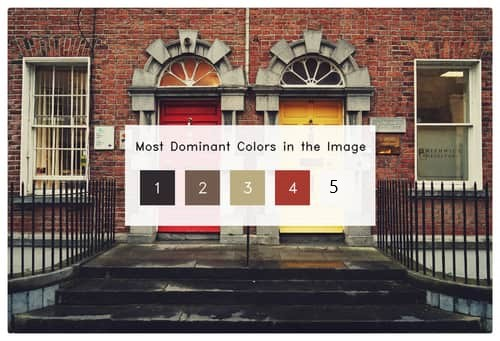
#> input picture Webp.net-resizeimage-1-1.jpg, 500 x 341 px
$ python -i dominant_color.py   (imports and definitions only)
#> lines starting #> are read from the running program, lines starting #| are printed output that depends on the picture; after the words box and inside, x2 and y2 are one past the last pixel; in counts of white or black regions, pixels touching at a corner belong together
import cv2
import numpy as np
import matplotlib.pyplot as plt
from sklearn.cluster import KMeans
import imutils
import warnings

# [1 line not run here, left out]

def dominant_color(imagepath):
#> called with imagepath = '../Webp.net-resizeimage-1-1.jpg'
    clusters = 5 # try changing it

    img = cv2.imread(imagepath)
#> img is the input picture: shape (341, 500, 3); mean B, G, R 105.5, 112.8, 128.5
    org_img = img.copy()


    img = imutils.resize(img,height=200)
#> img: shape (200, 293, 3)

    flat_img = np.reshape(img,(-1,3))

    kmeans = KMeans(n_clusters=clusters,random_state=0)
    kmeans.fit(flat_img)

    dominant_colors = np.array(kmeans.cluster_centers_,dtype='uint')

    percentages = (np.unique(kmeans.labels_,return_counts=True)[1])/flat_img.shape[0]
#> percentages = [0.286, 0.179, 0.238, 0.18, 0.117]
    p_and_c = zip(percentages,dominant_colors)
    p_and_c = sorted(p_and_c,reverse=True)

    block = np.ones((50,50,3),dtype='uint')
    plt.figure(figsize=(12,8))
    for i in range(clusters):
        plt.subplot(1,clusters,i+1)
        block[:] = p_and_c[i][1][::-1] # we have done this to convert bgr(opencv) to rgb(matplotlib)
        plt.imshow(block)
        plt.xticks([])
        plt.yticks([])
        plt.xlabel(str(round(p_and_c[i][0]*100,2))+'%')
        plt.rcParams.update({'font.size': 25})
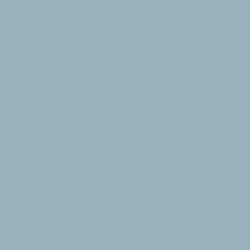
#> block: shape (50, 50, 3) uint64 (shown 5 times larger); mean of channels 0, 1, 2 186, 176, 154; drawn as B, G, R

    plt.savefig('record/my_plot.png')
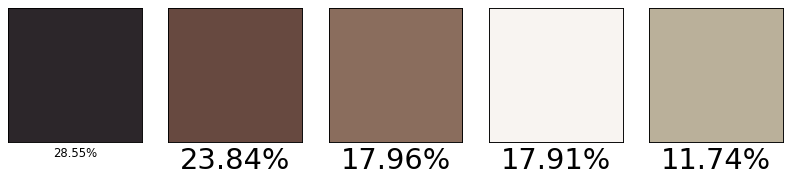
#> figure drawn by matplotlib, 5 panels

    bar = np.ones((50,500,3),dtype='uint')
    plt.figure(figsize=(12,8))
    plt.title('Proportions of colors in the image')
    start = 0
    i = 1
    for p,c in p_and_c:
        end = start+int(p*bar.shape[1])
        if i==clusters:
            bar[:,start:] = c[::-1]
        else:
            bar[:,start:end] = c[::-1]
        start = end
        i+=1
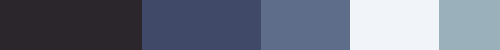
#> bar: shape (50, 500, 3) uint64; mean of channels 0, 1, 2 128.4, 112.5, 105.4; drawn as B, G, R
#> after the loop, i = 6

    plt.imshow(bar)
    plt.xticks([])
    plt.yticks([])
    plt.rcParams.update({'font.size': 25})
    plt.savefig('record/my_plot1.png')
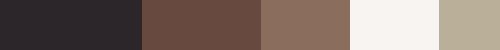
#> shown: shape (50, 500, 3); mean R, G, B 128.4, 112.5, 105.4
    rows = 1000
    cols = int((org_img.shape[0]/org_img.shape[1])*rows)
#> cols = 682
    img = cv2.resize(org_img,dsize=(rows,cols),interpolation=cv2.INTER_LINEAR)
#> img: shape (682, 1000, 3)

    copy = img.copy()
    cv2.rectangle(copy,(rows//2-250,cols//2-90),(rows//2+250,cols//2+110),(255,255,255),-1)
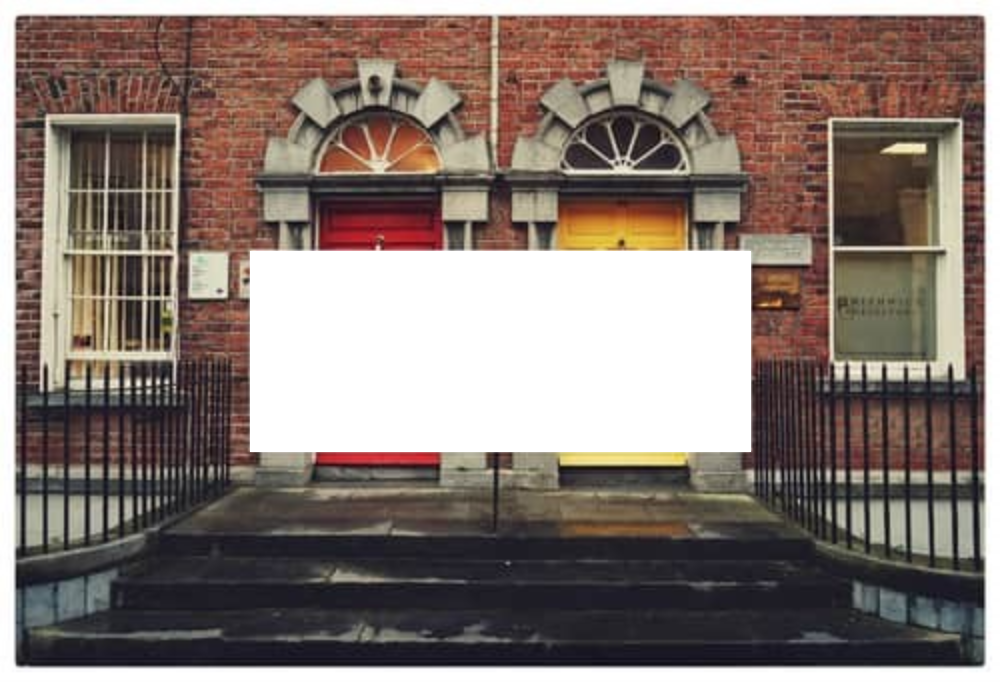
#> copy: shape (682, 1000, 3); mean B, G, R 113.4, 119.8, 133.8

    final = cv2.addWeighted(img,0.1,copy,0.9,0)
    cv2.putText(final,'Most Dominant Colors in the Image',(rows//2-230,cols//2-40),cv2.FONT_HERSHEY_DUPLEX,0.8,(0,0,0),1,cv2.LINE_AA)
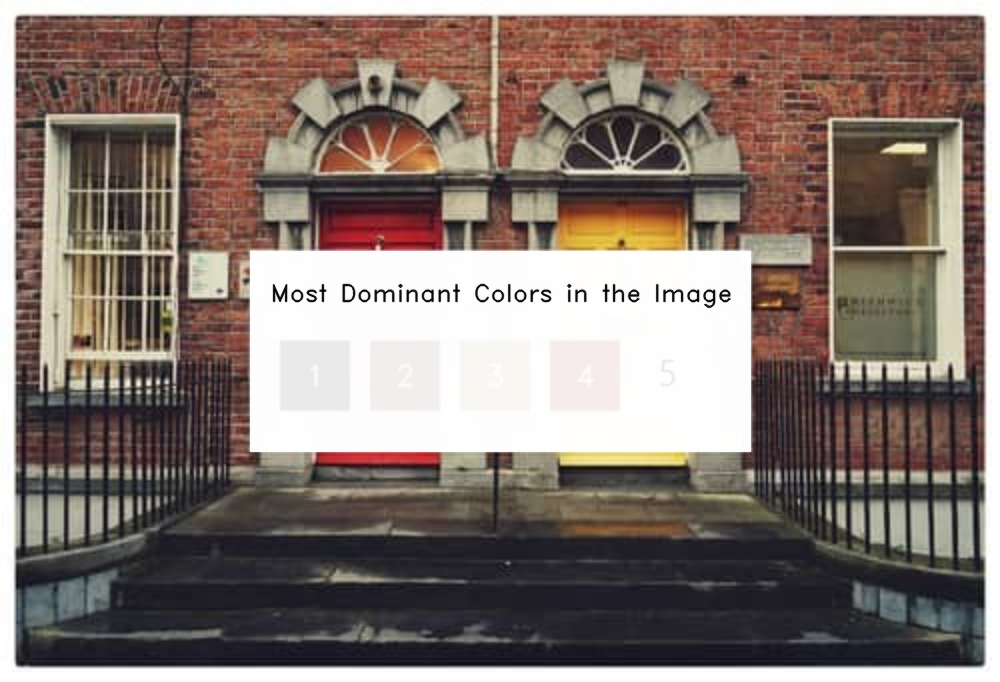
#> final: shape (682, 1000, 3); mean B, G, R 112, 118.5, 132.6


    start = rows//2-220
    for i in range(5):
        end = start+70
        final[cols//2:cols//2+70,start:end] = p_and_c[i][1]
        cv2.putText(final,str(i+1),(start+25,cols//2+45),cv2.FONT_HERSHEY_DUPLEX,1,(255,255,255),1,cv2.LINE_AA)
        start = end+20
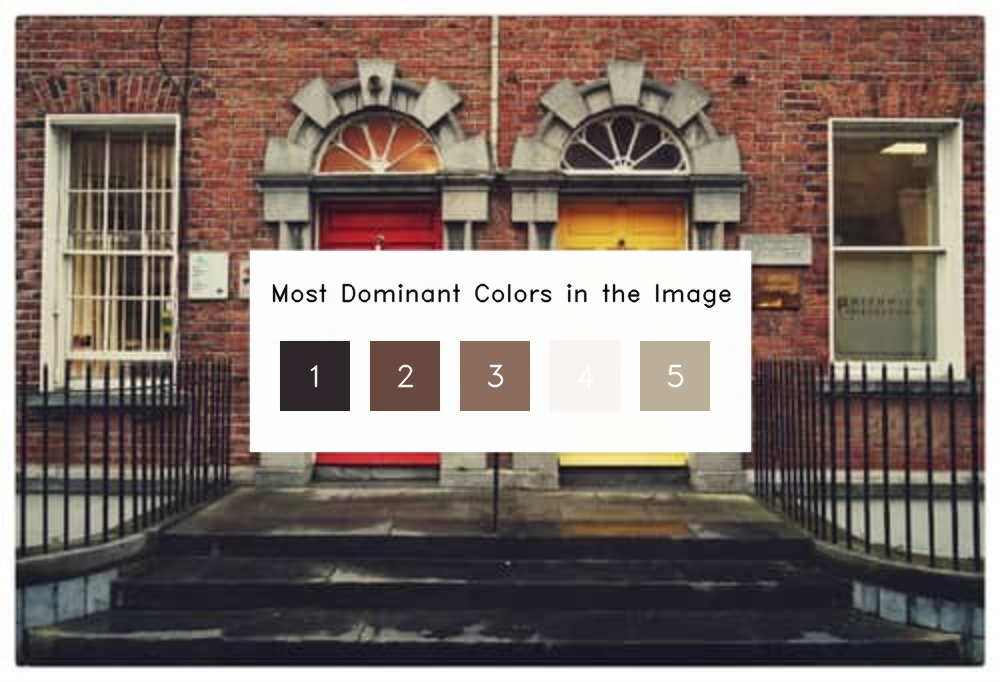
#> final: shape (682, 1000, 3); 3.59% of pixels changed, all inside (x1, y1, x2, y2) = (280, 341, 710, 411)

    cv2.imwrite('record/output.png',final)

>>> result = dominant_color('../Webp.net-resizeimage-1-1.jpg')
